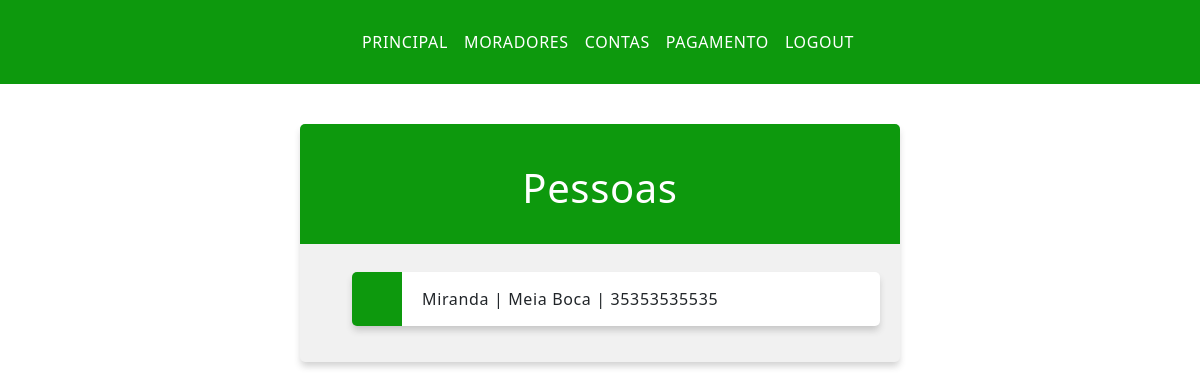
The page /pessoas (signed in) on the database as committed earlier.
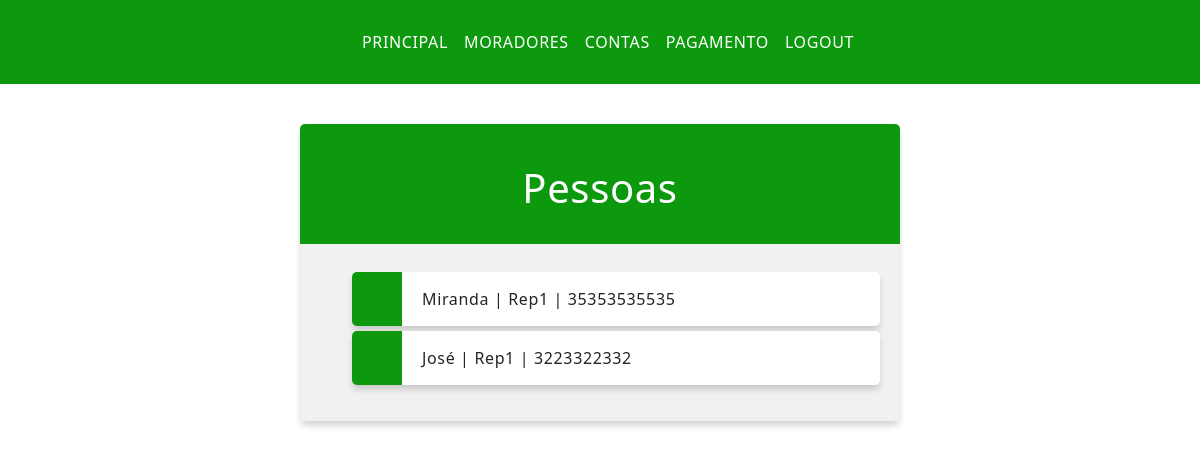
The same page on the database as committed later.
### myapp/models.py (models this page shows, shortened)
class Pessoa(models.Model):
    cpf = models.CharField(max_length=14, unique=True)
    nome = models.CharField(max_length=100)
    idade = models.IntegerField()
    telefone = models.CharField(max_length=15)
    republica = models.ForeignKey('Republica', related_name='pessoas', on_delete=models.CASCADE)

class Republica(models.Model):
    nome = models.CharField(max_length=100)
    endereco = models.CharField(max_length=255)

### myapp/views.py (the view)
# urls.py: path('pessoas', views.pessoa, name='pessoas'),  #linha adicionada
@login_required
def pessoa(request):    #função adicionada
    pessoa = Pessoa.objects.select_related('republica').all()
    template = loader.get_template('pessoas.html')
    context = {
        'pessoas': pessoa
    }
    return HttpResponse(template.render(context, request))

### myapp/templates/pessoas.html (shortened to what this page needs)
{% extends "base.html" %}
{% block conteudo %}
    <div class="mycard">
        <h1>Pessoas</h1>
        <ul>
            {% for l in pessoas %}
            <li>{{ l.nome }} | {{l.republica.nome}} | {{l.telefone}}</li>
            {% endfor %}
        </ul>
    </div>
{% endblock %}

Rows that differ between the two databases and show on the page:
changed through a linked row, Pessoa "Miranda": republica.nome "Meia Boca" → "Rep1"
added Pessoa: nome "José", republica.nome "Rep1", telefone "3223322332"
